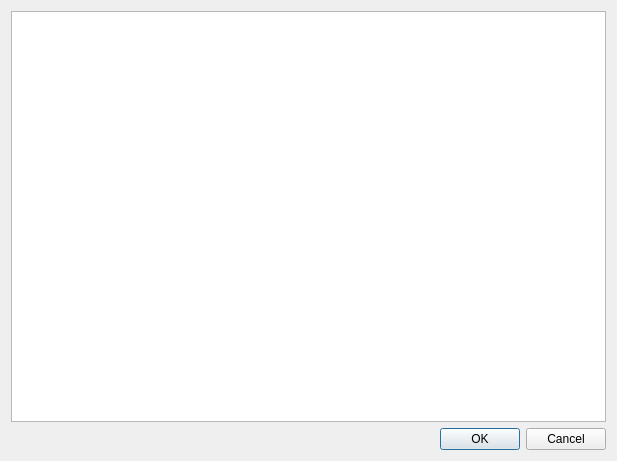
<?xml version="1.0" encoding="UTF-8"?>
<ui version="4.0">
 <class>Dialog</class>
 <widget class="QDialog" name="Dialog">
  <property name="geometry">
   <rect>
    <x>0</x>
    <y>0</y>
    <width>617</width>
    <height>461</height>
   </rect>
  </property>
  <property name="windowTitle">
   <string>Dialog</string>
  </property>
  <layout class="QVBoxLayout" name="verticalLayout">
   <item>
    <widget class="QTableWidget" name="table"/>
   </item>
   <item>
    <widget class="QDialogButtonBox" name="buttonBox">
     <property name="orientation">
      <enum>Qt::Horizontal</enum>
     </property>
     <property name="standardButtons">
      <set>QDialogButtonBox::Cancel|QDialogButtonBox::Ok</set>
     </property>
    </widget>
   </item>
  </layout>
 </widget>
 <resources/>
 <connections>
  <connection>
   <sender>buttonBox</sender>
   <signal>accepted()</signal>
   <receiver>Dialog</receiver>
   <slot>accept()</slot>
   <hints>
    <hint type="sourcelabel">
     <x>248</x>
     <y>254</y>
    </hint>
    <hint type="destinationlabel">
     <x>157</x>
     <y>274</y>
    </hint>
   </hints>
  </connection>
  <connection>
   <sender>buttonBox</sender>
   <signal>rejected()</signal>
   <receiver>Dialog</receiver>
   <slot>reject()</slot>
   <hints>
    <hint type="sourcelabel">
     <x>316</x>
     <y>260</y>
    </hint>
    <hint type="destinationlabel">
     <x>286</x>
     <y>274</y>
    </hint>
   </hints>
  </connection>
 </connections>
</ui>
